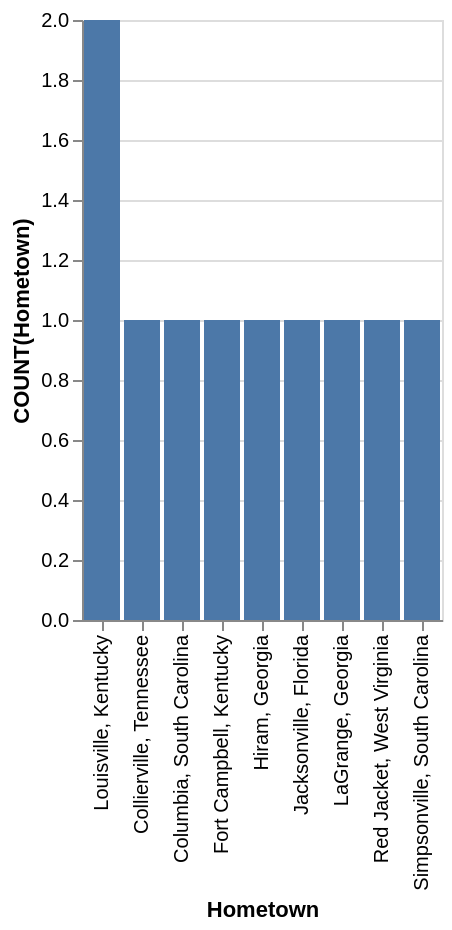

Describe this chart as a Vega-Lite specification.
### Vega-Lite specification from a JSON file in a GitHub repository (floating-point values rounded to 4 significant figures)
{"data": {"values": [{"x_data": "Collierville, Tennessee", "y_data": 1}, {"x_data": "Columbia, South Carolina", "y_data": 1}, {"x_data": "Fort Campbell, Kentucky", "y_data": 1}, {"x_data": "Hiram, Georgia", "y_data": 1}, {"x_data": "Jacksonville, Florida", "y_data": 1}, {"x_data": "LaGrange, Georgia", "y_data": 1}, {"x_data": "Louisville, Kentucky", "y_data": 2}, {"x_data": "Red Jacket, West Virginia", "y_data": 1}, {"x_data": "Simpsonville, South Carolina", "y_data": 1}]}, "mark": "bar", "encoding": {"x": {"field": "x_data", "type": "nominal", "title": "Hometown", "sort": {"op": "sum", "field": "y_data", "order": "descending"}}, "y": {"field": "y_data", "type": "quantitative", "title": "COUNT(Hometown)"}}}
